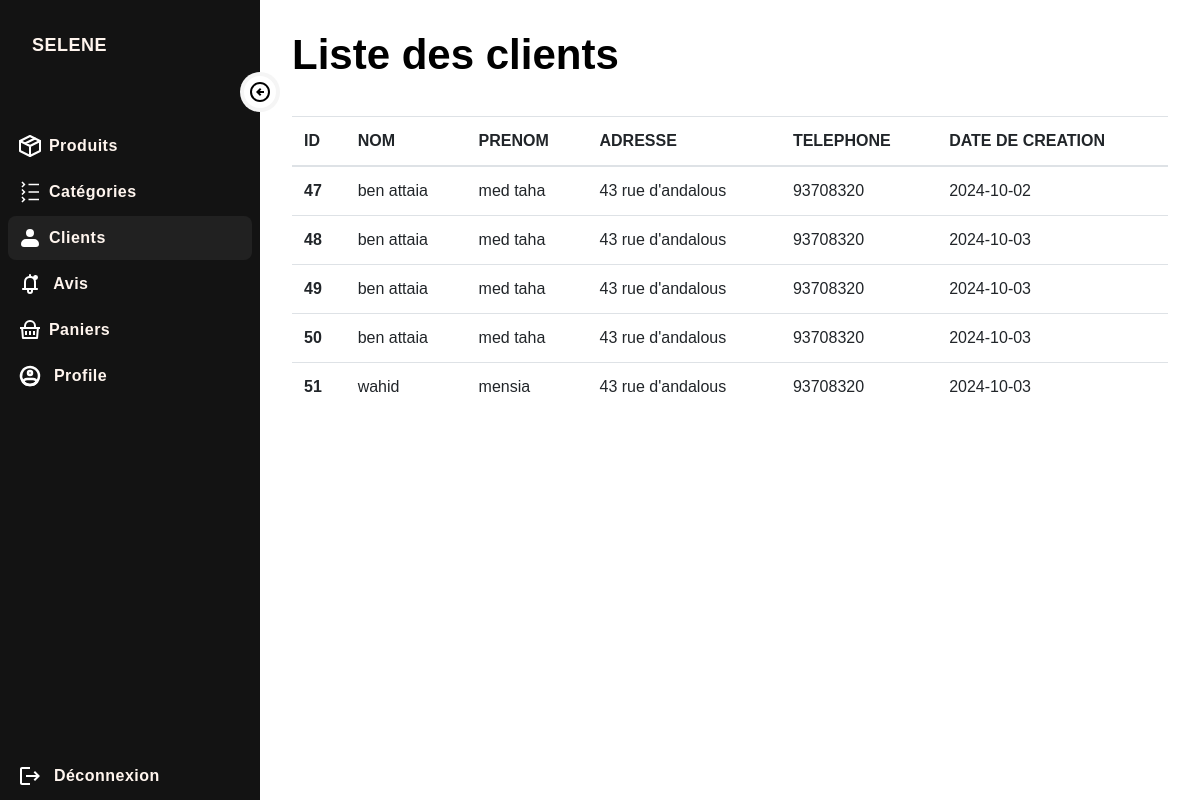
Page /admin/liste_clients.php on the committed database.
### tables this page shows
CREATE TABLE `client` (
  `id` int(11) NOT NULL,
  `nom` varchar(30) NOT NULL,
  `prenom` varchar(30) NOT NULL,
  `email` varchar(50) NOT NULL,
  `ps` varchar(255) NOT NULL,
  `adresse` varchar(50) NOT NULL,
  `telephone` varchar(10) NOT NULL,
  `date_creation` date NOT NULL,
  `date_modification` date NOT NULL,
  `etat` int(11) NOT NULL DEFAULT 0
);

### admin/function.php (called while the page is built, shortened)
<?php
function getAllClients ()
{
 include("connexion.php");
 $req ="SELECT * from client  ";
 $res=$db->query($req);
 $client=$res->fetchAll();
 return $client;
}
?>

### admin/liste_clients.php (the view, shortened to what this page needs)
<?php
include ("function.php");
$client=getAllClients ();
?>
<!DOCTYPE html>
<html lang="en">
<head>
    <link rel="stylesheet" href="https://cdn.jsdelivr.net/npm/bootstrap@4.6.2/dist/css/bootstrap.min.css">
</head>
<body>
<div id="page_wrapper">
  <div id="sidenav" class="sidenav">
    <div class="sidenav_header">
      <div class="logo_section">
        <h3>SELENE</h3>
      </div>
      <a href="liste_article.php" class="sidenav_link ">
      <svg xmlns="http://www.w3.org/2000/svg" width="24" height="24" viewBox="0 0 48 48"><g fill="none" stroke="white" stroke-linejoin="round" stroke-width="4"><path d="M44 14L24 4L4 14v20l20 10l20-10V14Z"/><path stroke-linecap="round" d="m4 14l20 10m0 20V24m20-10L24 24M34 9L14 19"/></g></svg>
        <h3>&nbsp;Produits</h3>
      </a>
      <a href="liste_categorie.php" class="sidenav_link ">
      <svg xmlns="http://www.w3.org/2000/svg" width="24" height="24" viewBox="0 0 32 32"><path fill="white" d="M14 25h14v2H14zm-6.83 1l-2.58 2.58L6 30l4-4l-4-4l-1.42 1.41L7.17 26zM14 15h14v2H14zm-6.83 1l-2.58 2.58L6 20l4-4l-4-4l-1.42 1.41L7.17 16zM14 5h14v2H14zM7.17 6L4.59 8.58L6 10l4-4l-4-4l-1.42 1.41L7.17 6z"/></svg>
        <h3>&nbsp;Catégories</h3>
      </a>
      <a href="liste_clients.php" class="sidenav_link active">
      <svg xmlns="http://www.w3.org/2000/svg" width="24" height="24" viewBox="0 0 24 24"><path fill="white" fill-rule="evenodd" d="M8 7a4 4 0 1 1 8 0a4 4 0 0 1-8 0Zm0 6a5 5 0 0 0-5 5a3 3 0 0 0 3 3h12a3 3 0 0 0 3-3a5 5 0 0 0-5-5H8Z" clip-rule="evenodd"/></svg>
        <h3>&nbsp;Clients</h3>
      </a>
      <a href="liste_avis.php" class="sidenav_link ">
        <h3>&nbsp; Avis</h3>
        <button disabled class="external_link">
        </button>
      </a>
      <a href="liste_commande.php" class="sidenav_link">
        <h3>&nbsp;Paniers</h3>
        <button disabled class="external_link">
        </button>
      </a>
       <a href="landing page.php" class="sidenav_link">
        <h3>&nbsp; Profile</h3>
        <button disabled class="external_link">
        </button>
      </a>
    </div>
    <a href="logout.php" class="sidenav_link ">
    <svg xmlns="http://www.w3.org/2000/svg" width="24" height="24" viewBox="0 0 24 24"><path fill="white" d="m17 7l-1.41 1.41L18.17 11H8v2h10.17l-2.58 2.58L17 17l5-5zM4 5h8V3H4c-1.1 0-2 .9-2 2v14c0 1.1.9 2 2 2h8v-2H4V5z"/></svg>
        <h3>&nbsp; Déconnexion</h3>
        <button disabled class="external_link">
        </button>
      </a>
    </div>
      <button id="nav_collapse_btn">
      </button>
       <main>
    <header>
      <div class="text">
        <h2>Liste des clients</h2>
      </div>
    </header>
    <div>
        <table class="table mt-4">
  <thead>
    <tr>
      <th scope="col">ID</th>
      <th scope="col">NOM</th>
      <th scope="col">PRENOM</th>
      <th scope="col">ADRESSE</th>
      <th scope="col">TELEPHONE</th>
      <th scope="col">DATE DE CREATION</th>
    </tr>
  </thead>
  <tbody>
  <?php
    foreach ($client as $c)
    echo ('<tr>'.
      '<th scope="row">'.$c["id"].'</th>'.
      '<td>'.$c["nom"].'</td>'.
      '<td>'.$c["prenom"].'</td>'.
      '<td>'.$c["adresse"].'</td>'.
      '<td>'.$c["telephone"].'</td>'.
      '<td>'.$c["date_creation"].'</td>'.
    '</td>
    </tr>');
    ?>
  </tbody>
</table>
</div>
  </main>
    </div>
</body>
</html>

### admin/liste_clients.php (style rules this page uses)
* { margin : 0; padding: 0; font-family: sans-serif; }
:root { --accent-clr: #131313; --accent-dark: #fff; --accent-light: rgba(155, 155, 155, .1); --text: seashell; }
#page_wrapper { height: 100vh; display: grid; grid-template-columns: 260px 1fr; font-family: 'Lato', sans-serif; box-sizing: border-box; background-color: var(--accent-dark); }
.sidenav { background-color: var(--accent-clr); height: 100vh; padding-inline: 8px; display: flex; flex-direction: column; position: relative; justify-content: space-between; }
.sidenav_link { display: flex; align-items: center; padding: 10px; margin-bottom: 2px; }
.sidenav_link.active { font-weight: 700; background-color: var(--accent-light); border-radius: 8px; }
.logo_section { height: 60px; margin-top: 16px; display: flex; align-items: center; margin-bottom: 48px; padding-inline: 14px; }
.logo_section h3 { font-weight: bold; font-size: 18px; }
#nav_collapse_btn { position: absolute; top: 72px; left: 240px; transition: 250ms ease-out; background-color: var(--accent-dark); border-radius: 99px; display: flex; align-items: center; justify-content: center; border: 4px solid var(--accent-light); height: 40px; width: 40px; cursor: pointer; }
h3 { color: var(--text); font-size: 16px; letter-spacing: .5px; font-weight:bold; margin:2px }
a { text-decoration: none; }
.external_link { border: none; background-color: transparent; position: absolute; left: 210px; top: 266px; }
main { padding-inline: 32px; }
header { margin-top: 30px; display: flex; justify-content: space-between; }
h2 { font-size: 42px; font-weight: bolder; margin-bottom: 12px; color: black; }

### rows in the picture
client: id "47", nom "ben attaia", prenom "med taha", adresse "43 rue d'andalous", telephone "93708320", date_creation "2024-10-02"
client: id "48", nom "ben attaia", prenom "med taha", adresse "43 rue d'andalous", telephone "93708320", date_creation "2024-10-03"
client: id "49", nom "ben attaia", prenom "med taha", adresse "43 rue d'andalous", telephone "93708320", date_creation "2024-10-03"
client: id "50", nom "ben attaia", prenom "med taha", adresse "43 rue d'andalous", telephone "93708320", date_creation "2024-10-03"
client: id "51", nom "wahid", prenom "mensia", adresse "43 rue d'andalous", telephone "93708320", date_creation "2024-10-03"
